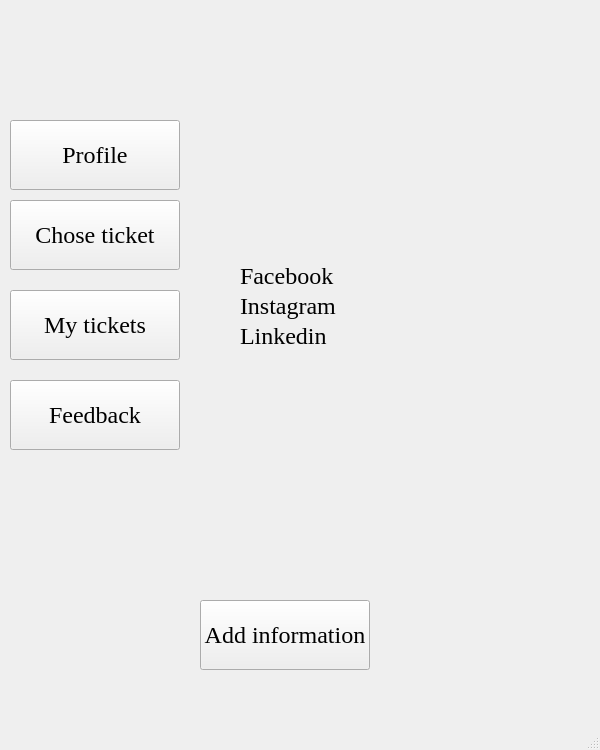
<?xml version="1.0" encoding="UTF-8"?>
<ui version="4.0">
 <class>MainWindow</class>
 <widget class="QMainWindow" name="MainWindow">
  <property name="geometry">
   <rect>
    <x>0</x>
    <y>0</y>
    <width>600</width>
    <height>750</height>
   </rect>
  </property>
  <property name="windowTitle">
   <string>MainWindow</string>
  </property>
  <widget class="QWidget" name="centralwidget">
   <widget class="QLabel" name="label">
    <property name="geometry">
     <rect>
      <x>290</x>
      <y>20</y>
      <width>161</width>
      <height>151</height>
     </rect>
    </property>
    <property name="text">
     <string/>
    </property>
   </widget>
   <widget class="QPushButton" name="pushButton">
    <property name="enabled">
     <bool>true</bool>
    </property>
    <property name="geometry">
     <rect>
      <x>10</x>
      <y>120</y>
      <width>170</width>
      <height>70</height>
     </rect>
    </property>
    <property name="minimumSize">
     <size>
      <width>170</width>
      <height>70</height>
     </size>
    </property>
    <property name="maximumSize">
     <size>
      <width>170</width>
      <height>70</height>
     </size>
    </property>
    <property name="font">
     <font>
      <family>Times</family>
      <pointsize>18</pointsize>
     </font>
    </property>
    <property name="text">
     <string>Profile</string>
    </property>
    <property name="checkable">
     <bool>false</bool>
    </property>
    <property name="autoDefault">
     <bool>false</bool>
    </property>
    <property name="default">
     <bool>false</bool>
    </property>
    <property name="flat">
     <bool>false</bool>
    </property>
   </widget>
   <widget class="QPushButton" name="pushButton_2">
    <property name="geometry">
     <rect>
      <x>10</x>
      <y>200</y>
      <width>170</width>
      <height>70</height>
     </rect>
    </property>
    <property name="maximumSize">
     <size>
      <width>170</width>
      <height>70</height>
     </size>
    </property>
    <property name="font">
     <font>
      <family>Times</family>
      <pointsize>18</pointsize>
     </font>
    </property>
    <property name="text">
     <string>Chose ticket</string>
    </property>
   </widget>
   <widget class="QPushButton" name="pushButton_3">
    <property name="geometry">
     <rect>
      <x>10</x>
      <y>290</y>
      <width>170</width>
      <height>70</height>
     </rect>
    </property>
    <property name="font">
     <font>
      <family>Times</family>
      <pointsize>18</pointsize>
     </font>
    </property>
    <property name="text">
     <string>My tickets</string>
    </property>
   </widget>
   <widget class="QPushButton" name="pushButton_4">
    <property name="geometry">
     <rect>
      <x>10</x>
      <y>380</y>
      <width>170</width>
      <height>70</height>
     </rect>
    </property>
    <property name="font">
     <font>
      <family>Times</family>
      <pointsize>18</pointsize>
     </font>
    </property>
    <property name="text">
     <string>Feedback</string>
    </property>
   </widget>
   <widget class="QLabel" name="label_2">
    <property name="geometry">
     <rect>
      <x>240</x>
      <y>215</y>
      <width>281</width>
      <height>31</height>
     </rect>
    </property>
    <property name="font">
     <font>
      <family>Times</family>
      <pointsize>18</pointsize>
     </font>
    </property>
    <property name="text">
     <string/>
    </property>
   </widget>
   <widget class="QLabel" name="label_3">
    <property name="geometry">
     <rect>
      <x>240</x>
      <y>260</y>
      <width>291</width>
      <height>31</height>
     </rect>
    </property>
    <property name="font">
     <font>
      <family>Times</family>
      <pointsize>18</pointsize>
     </font>
    </property>
    <property name="text">
     <string>Facebook</string>
    </property>
   </widget>
   <widget class="QLabel" name="label_4">
    <property name="geometry">
     <rect>
      <x>240</x>
      <y>290</y>
      <width>291</width>
      <height>31</height>
     </rect>
    </property>
    <property name="font">
     <font>
      <family>Times</family>
      <pointsize>18</pointsize>
     </font>
    </property>
    <property name="text">
     <string>Instagram</string>
    </property>
   </widget>
   <widget class="QLabel" name="label_5">
    <property name="geometry">
     <rect>
      <x>240</x>
      <y>320</y>
      <width>291</width>
      <height>31</height>
     </rect>
    </property>
    <property name="font">
     <font>
      <family>Times</family>
      <pointsize>18</pointsize>
     </font>
    </property>
    <property name="text">
     <string>Linkedin</string>
    </property>
   </widget>
   <widget class="QPushButton" name="pushButton_5">
    <property name="enabled">
     <bool>true</bool>
    </property>
    <property name="geometry">
     <rect>
      <x>200</x>
      <y>600</y>
      <width>170</width>
      <height>70</height>
     </rect>
    </property>
    <property name="minimumSize">
     <size>
      <width>170</width>
      <height>70</height>
     </size>
    </property>
    <property name="maximumSize">
     <size>
      <width>170</width>
      <height>70</height>
     </size>
    </property>
    <property name="font">
     <font>
      <family>Times</family>
      <pointsize>18</pointsize>
     </font>
    </property>
    <property name="text">
     <string>Add information</string>
    </property>
    <property name="checkable">
     <bool>false</bool>
    </property>
    <property name="autoDefault">
     <bool>false</bool>
    </property>
    <property name="default">
     <bool>false</bool>
    </property>
    <property name="flat">
     <bool>false</bool>
    </property>
   </widget>
   <widget class="QLabel" name="label_6">
    <property name="geometry">
     <rect>
      <x>210</x>
      <y>390</y>
      <width>331</width>
      <height>151</height>
     </rect>
    </property>
    <property name="font">
     <font>
      <family>Times</family>
      <pointsize>18</pointsize>
     </font>
    </property>
    <property name="text">
     <string/>
    </property>
   </widget>
  </widget>
  <widget class="QMenuBar" name="menubar">
   <property name="geometry">
    <rect>
     <x>0</x>
     <y>0</y>
     <width>600</width>
     <height>22</height>
    </rect>
   </property>
  </widget>
  <widget class="QStatusBar" name="statusbar"/>
 </widget>
 <resources/>
 <connections/>
</ui>
